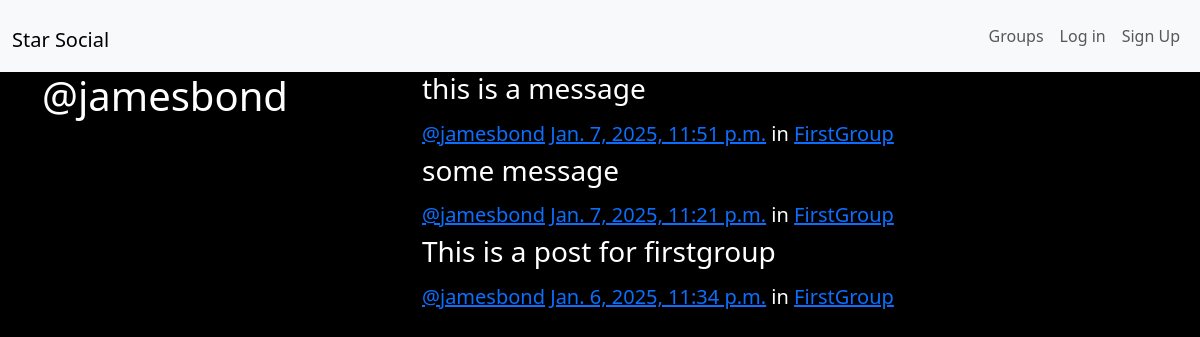
The page /posts/by/jamesbond/ on the database its author committed.
### posts/models.py (models this page shows, shortened)
class Post(models.Model):
    user = models.ForeignKey(User, related_name="posts", on_delete=models.CASCADE)
    created_at = models.DateTimeField(auto_now=True)
    message = models.TextField()
    message_html = models.TextField(editable=False)
    group = models.ForeignKey(Group, related_name="posts", null=True, blank=True, on_delete=models.PROTECT)
    class Meta:
        ordering = ["-created_at"]
        unique_together = ["user", "message" ]

### group/models.py (models this page shows, shortened)
class Group(models.Model):
    name = models.CharField(max_length=255, unique=True)
    slug = models.SlugField(allow_unicode=True, unique=True)
    description = models.TextField(blank=True, default="")
    description_html = models.TextField(editable=False, default="", blank=True)
    members = models.ManyToManyField(User, through="GroupMember")
    class Meta:
        ordering = ["name"]

### posts/views.py (the view)
# urls.py: path('by/<username>/', views.UserPosts.as_view(), name="for_user"),
class UserPosts(generic.ListView):
    model = models.Post
    template_name = "posts/user_post_list.html"
    def get_queryset(self):
        try:
            self.post_user = User.objects.prefetch_related("posts").get(username__iexact=self.kwargs.get("username"))
        except User.DoesNotExist:
            raise Http404
        else:
            return self.post_user.posts.all()
    def get_context_data(self, **kwargs):
        context = super().get_context_data(**kwargs)
        context["post_user"] = self.post_user
        return context

### posts/templates/posts/user_post_list.html
{% extends "posts/post_base.html" %}
{% block prepost %}
  <div class="col-md-4">
    <h1>@{{ post_user.username }}</h1>
  </div>
{% endblock %}
{% block post_content %}
  <div class="col-md-8">
    {% for post in post_list %}
      {% include "posts/_post.html" %}
    {% endfor %}
  </div>
{% endblock post_content %}

### posts/templates/posts/_post.html (shortened to what this page needs)
<div class="post media">
  <h3>{{ post.message_html|safe }}</h3>
  <div class="media-body">
    <h5 class="media-heading">
        <span class="username">
            <a href="{% url 'posts:for_user' username=post.user.username %}">@{{ post.user.username }}</a>
        </span>
        <time class="time">
            <a href="{% url 'posts:single' username=post.user.username pk=post.pk %}">{{ post.created_at }}</a>
        </time>
        {% if post.group %}	</time>
            <span class="group-name">in <a href="#">{{ post.group.name }}</a></span>
        {% endif %}
    </h5>
  </div>
</div>

### static/simplesocial/css/master.css (style rules this page uses)
body { margin: 0; overflow: hidden; background-color: black; color: white; }

### rows shown on the page
Post: message_html "this is a message", user.username "jamesbond", created_at "Jan. 7, 2025, 11:51 p.m.", group.name "FirstGroup"
Post: message_html "some message", user.username "jamesbond", created_at "Jan. 7, 2025, 11:21 p.m.", group.name "FirstGroup"
Post: message_html "This is a post for firstgroup", user.username "jamesbond", created_at "Jan. 6, 2025, 11:34 p.m.", group.name "FirstGroup"

### other values the page prints
{{ post_user.username }} "jamesbond"
